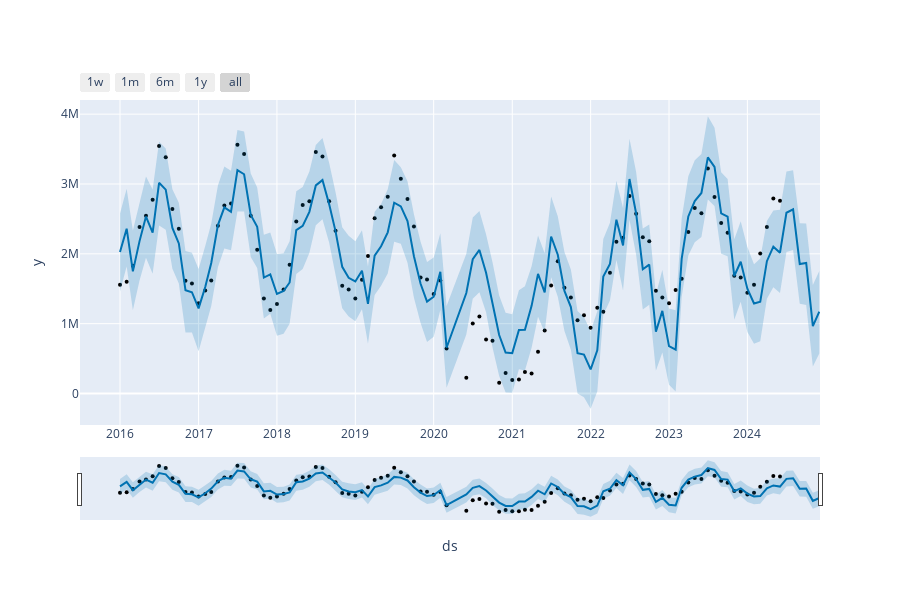

The code cell stored with this chart in its notebook:
### Code cell
# Script completo para series temporales con Prophet por CCAA
import plotly.offline as py

# Lista de CCAA únicas. EXCEPTO CEUTA Y MELILLA POR AUSENCIA DE DATOS
ccaas = df["CCAA_DESTINO"].dropna().unique().tolist()
ccaas = [c for c in ccaas if c not in ["Ceuta", "Melilla"]]

# Evaluación por comunidad
resultados = []

for ccaa in ccaas:
    print(f"Entrenando modelo para: {ccaa}")

    df_ccaa = (
        df[df["CCAA_DESTINO"] == ccaa]
        .groupby("ds", as_index=False)
        .agg(y=("VISITANTES", "sum"))
        .sort_values("ds")
    )

    # Saltar si hay pocos datos
    if len(df_ccaa) < 24:
        print(f"Insuficientes datos para {ccaa}")
        continue

    # Separar entrenamiento y prueba (últimos 6 meses)
    df_train = df_ccaa[:-6]
    df_test = df_ccaa[-6:]

    # Modelo
    modelo = Prophet(yearly_seasonality=True)
    modelo.add_seasonality(name='monthly', period=30.5, fourier_order=5)
    modelo.fit(df_train)

    # Predicción
    future = modelo.make_future_dataframe(periods=6, freq="MS")
    forecast = modelo.predict(future)

    # Evaluación
    y_true = df_test["y"].values
    y_pred = forecast.set_index("ds").loc[df_test["ds"]]["yhat"].values

    mae = mean_absolute_error(y_true, y_pred)
    r2 = r2_score(y_true, y_pred)
    resultados.append({"CCAA": ccaa, "MAE": round(mae, 2), "R2": round(r2, 3)})

    # Gráfico interactivo (solo para una comunidad si quieres ver)
    if ccaa == "Cataluña":
        fig = plot_plotly(modelo, forecast)
        py.init_notebook_mode(connected=True)
        py.iplot(fig)

# Mostrar tabla de resultados
resultados_df = pd.DataFrame(resultados).sort_values("R2", ascending=False)
print("\nResultados por comunidad autónoma:")
print(resultados_df)
